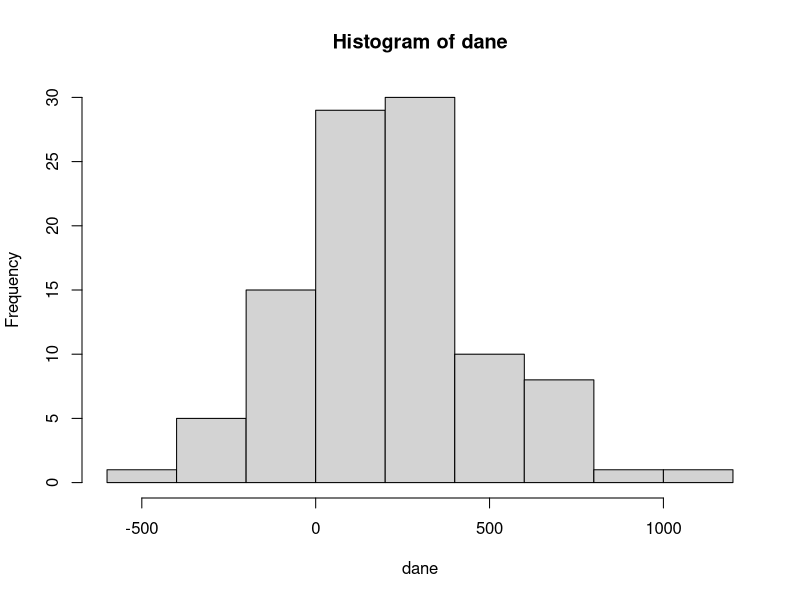
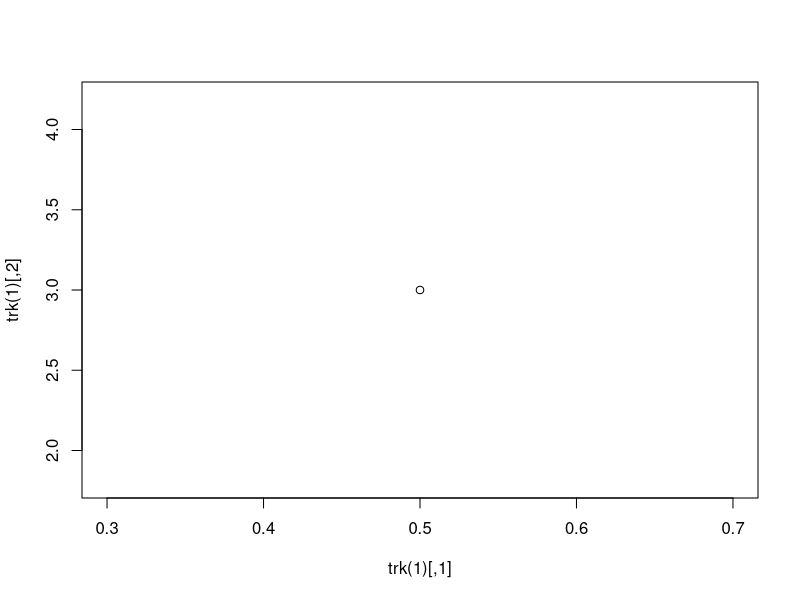

The R script that drew these images, in order:
#Prawdopodobienstwo
pnorm(1) - pnorm(-1)                    #1
pnorm(-0.5 , 1 , 1) - pnorm(-1, 1 ,1)   #2
1 - pnorm(-2, 2, 3)                     #3
pnorm(-1,-1,2) - pnorm(-2, -1, 2)       #4


#Kwantyle
qnorm(0.95, 100, 15)    #1
qnorm(0.90, 2, 3)       #2
qnorm(0,01, 0, 1)       #3
qnorm(0,04, 3, 4)       #4

#Tablice prawdopodobienstwa
dane <- rnorm(100, 200, 300)
summary(dane)
hist(dane)



#Zadanko, zrobic kwadrat
trk <- function(liczba_los){
 A <- c(-3,0)
 B <- c(3,0)
 C <- c(0,5)

  start <- c(1,1)
  wyniki <- matrix(0, nrow=liczba_los, ncol = 2)
  licznik <- 1

  while(licznik <=liczba_los){
    wsp <- sample(0:2, 1)
    if(wsp==0){
      start <- (start+A)/2
    }
    if(wsp==1){
      start <- (start+B)/2
    }
    if(wsp==2){
      start <- (start+C)/2
    }
    wyniki[licznik,] <- start
    licznik <- licznik+1
  }
wyniki
}


plot(trk(1))




